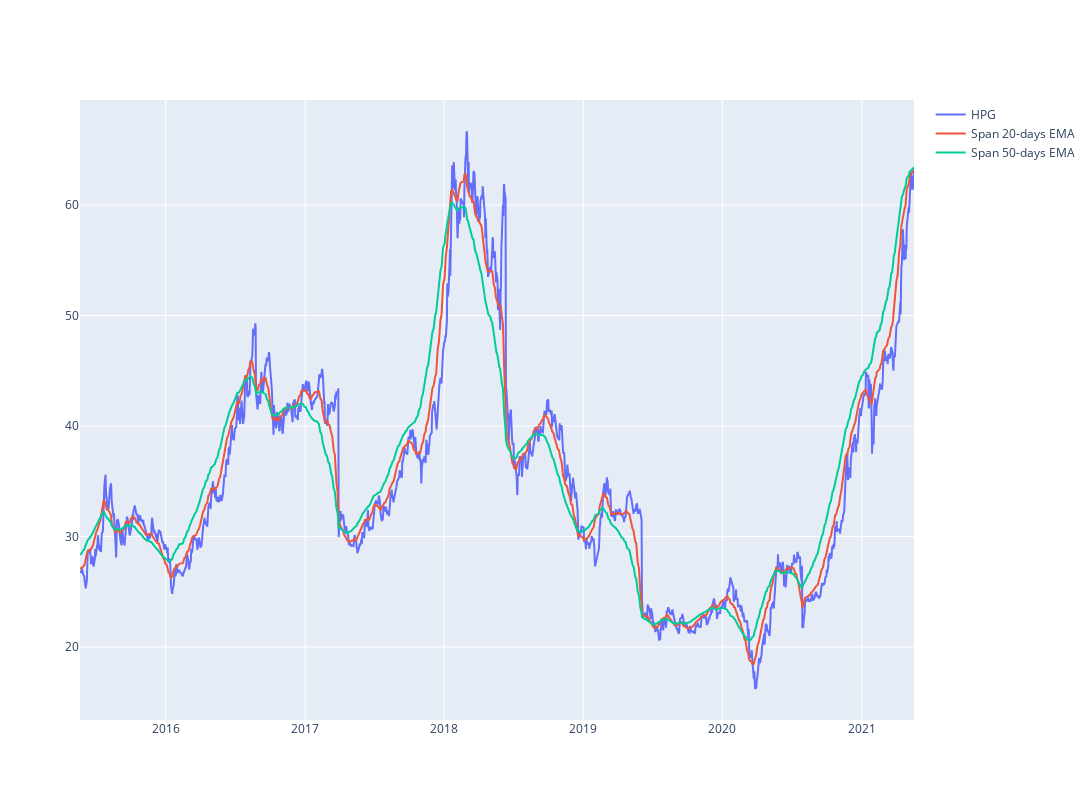

Notebook cell for this chart:
### Code cell
#plot linechart for stock price
short_rolling = df['<Close>'].rolling(window=20).mean()

ema_long = df['<Close>'].ewm(span=50, adjust=False).mean()
ema_short = df['<Close>'].ewm(span=20, adjust=False).mean()
line_price = df['<Close>']
fig = go.Figure()
#px.line(df_hpg, x='datetime', y='<Close>', labels={'x':'Date', 'y':'Price'})
fig.update_layout(  autosize=False,   width=1200,    height=800)
fig.add_trace(go.Scatter(x=df.datetime, y=line_price, 
                        mode='lines', name=stock))

fig.add_trace(go.Scatter(x=df.datetime, y=ema_short, 
                        mode='lines', name='Span 20-days EMA'))

fig.add_trace(go.Scatter(x=df.datetime, y=ema_long, 
                        mode='lines', name='Span 50-days EMA'))

### Figure 1 — Plotly figure (JSON) as saved in the notebook; plotly's stock layout.template omitted (floating-point values rounded to 4 significant figures; data arrays with more than 128 entries replaced by an {"elided": "..."} marker saying what was removed)
{"data": [{"mode": "lines", "name": "HPG", "type": "scatter", "x": {"elided": "1500 str values"}, "y": {"elided": "1500 float values"}}, {"mode": "lines", "name": "Span 20-days EMA", "type": "scatter", "x": {"elided": "1500 str values"}, "y": {"elided": "1500 float values"}}, {"mode": "lines", "name": "Span 50-days EMA", "type": "scatter", "x": {"elided": "1500 str values"}, "y": {"elided": "1500 float values"}}], "layout": {"autosize": false, "height": 800, "width": 1200}}
